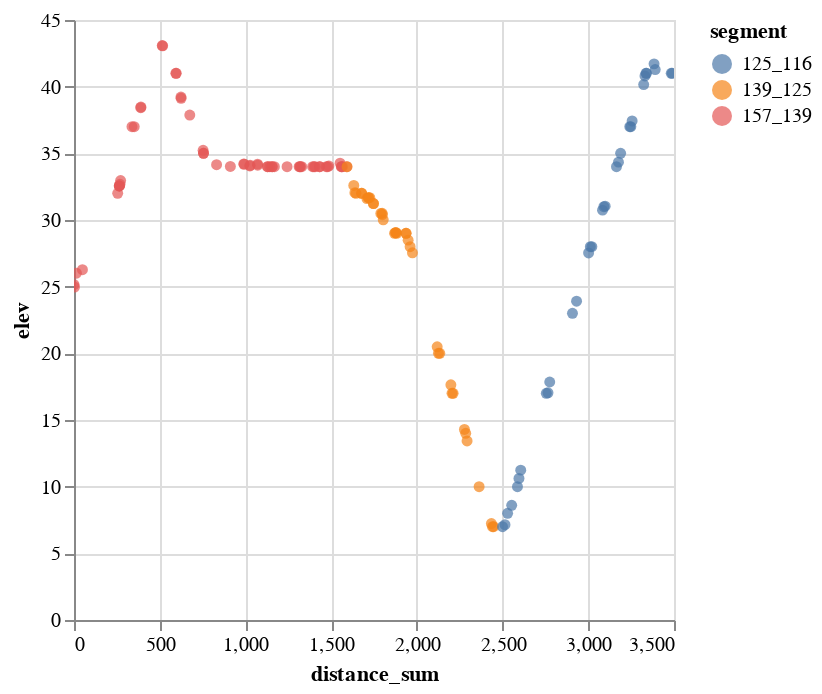

The notebook cell saved with this chart:
### Code cell
alt.Chart(df_walk_broadway).mark_circle(size=30).encode(
    x='distance_sum',
    y='elev',
    color='segment:N',
    #tooltip=['lat', 'long', 'slope_angle']
).interactive()

### Figure 1 — Vega-Lite specification as saved in the notebook (floating-point values rounded to 4 significant figures)
{"config": {"view": {"continuousWidth": 300, "continuousHeight": 300}}, "data": {"name": "data-548b6bb8d6bd3e961d4a882d38be2682"}, "mark": {"type": "circle", "size": 30}, "encoding": {"color": {"field": "segment", "type": "nominal"}, "x": {"field": "distance_sum", "type": "quantitative"}, "y": {"field": "elev", "type": "quantitative"}}, "params": [{"name": "param_11", "select": {"type": "interval", "encodings": ["x", "y"]}, "bind": "scales"}], "$schema": "https://vega.github.io/schema/vega-lite/v5.8.0.json", "datasets": {"data-548b6bb8d6bd3e961d4a882d38be2682": [{"lat": 40.83, "long": -73.95, "elev": 25.16, "d_distance": 0.0, "d_height": 0.0, "slope": 0.0, "slope_angle": 0.0, "d_calories": 0.0, "calories_sum": 0.0, "distance_sum": 0.0, "segment": "157_139", "seg_id": 1}, {"lat": 40.83, "long": -73.95, "elev": 24.97, "d_distance": 2.787, "d_height": -0.19, "slope": -0.06817, "slope_angle": -3.9, "d_calories": 0.1294, "calories_sum": 0.1294, "distance_sum": 2.787, "segment": "157_139", "seg_id": 1}, {"lat": 40.83, "long": -73.95, "elev": 26.01, "d_distance": 11.45, "d_height": 1.04, "slope": 0.0908, "slope_angle": 5.188, "d_calories": 0.9388, "calories_sum": 1.068, "distance_sum": 14.24, "segment": "157_139", "seg_id": 1}, {"lat": 40.83, "long": -73.95, "elev": 26.27, "d_distance": 34.98, "d_height": 0.26, "slope": 0.007434, "slope_angle": 0.4259, "d_calories": 1.739, "calories_sum": 2.807, "distance_sum": 49.22, "segment": "157_139", "seg_id": 1}, {"lat": 40.83, "long": -73.95, "elev": 32.0, "d_distance": 205.7, "d_height": 5.73, "slope": 0.02786, "slope_angle": 1.596, "d_calories": 12.27, "calories_sum": 15.07, "distance_sum": 254.9, "segment": "157_139", "seg_id": 1}, {"lat": 40.83, "long": -73.95, "elev": 32.55, "d_distance": 9.511, "d_height": 0.55, "slope": 0.05783, "slope_angle": 3.31, "d_calories": 0.6685, "calories_sum": 15.74, "distance_sum": 264.4, "segment": "157_139", "seg_id": 1}, {"lat": 40.83, "long": -73.95, "elev": 32.55, "d_distance": 0.0, "d_height": 0.0, "slope": 0.0, "slope_angle": 0.0, "d_calories": 0.0, "calories_sum": 15.74, "distance_sum": 264.4, "segment": "157_139", "seg_id": 1}, {"lat": 40.83, "long": -73.95, "elev": 32.55, "d_distance": 0.0, "d_height": 0.0, "slope": 0.0, "slope_angle": 0.0, "d_calories": 0.0, "calories_sum": 15.74, "distance_sum": 264.4, "segment": "157_139", "seg_id": 1}, {"lat": 40.83, "long": -73.95, "elev": 32.68, "d_distance": 3.734, "d_height": 0.13, "slope": 0.03482, "slope_angle": 1.994, "d_calories": 0.2319, "calories_sum": 15.97, "distance_sum": 268.1, "segment": "157_139", "seg_id": 1}, {"lat": 40.83, "long": -73.95, "elev": 32.96, "d_distance": 3.734, "d_height": 0.28, "slope": 0.07499, "slope_angle": 4.289, "d_calories": 0.2852, "calories_sum": 16.26, "distance_sum": 271.9, "segment": "157_139", "seg_id": 1}, {"lat": 40.83, "long": -73.95, "elev": 37.0, "d_distance": 66.44, "d_height": 4.04, "slope": 0.06081, "slope_angle": 3.48, "d_calories": 4.74, "calories_sum": 21.0, "distance_sum": 338.3, "segment": "157_139", "seg_id": 1}, {"lat": 40.83, "long": -73.95, "elev": 37.0, "d_distance": 12.99, "d_height": 0.0, "slope": 0.0, "slope_angle": 0.0, "d_calories": 0.6459, "calories_sum": 21.64, "distance_sum": 351.3, "segment": "157_139", "seg_id": 1}, {"lat": 40.83, "long": -73.95, "elev": 38.42, "d_distance": 38.13, "d_height": 1.42, "slope": 0.03725, "slope_angle": 2.133, "d_calories": 2.401, "calories_sum": 24.05, "distance_sum": 389.4, "segment": "157_139", "seg_id": 1}, {"lat": 40.83, "long": -73.95, "elev": 38.47, "d_distance": 1.111, "d_height": 0.05, "slope": 0.04499, "slope_angle": 2.576, "d_calories": 0.07304, "calories_sum": 24.12, "distance_sum": 390.5, "segment": "157_139", "seg_id": 1}, {"lat": 40.83, "long": -73.95, "elev": 43.08, "d_distance": 124.2, "d_height": 4.61, "slope": 0.03712, "slope_angle": 2.126, "d_calories": 7.816, "calories_sum": 31.93, "distance_sum": 514.7, "segment": "157_139", "seg_id": 1}, {"lat": 40.83, "long": -73.95, "elev": 43.06, "d_distance": 2.376, "d_height": -0.02, "slope": -0.008417, "slope_angle": -0.4822, "d_calories": 0.1181, "calories_sum": 32.05, "distance_sum": 517.1, "segment": "157_139", "seg_id": 1}, {"lat": 40.83, "long": -73.95, "elev": 41.0, "d_distance": 77.08, "d_height": -2.06, "slope": -0.02673, "slope_angle": -1.531, "d_calories": 3.58, "calories_sum": 35.63, "distance_sum": 594.2, "segment": "157_139", "seg_id": 1}, {"lat": 40.83, "long": -73.95, "elev": 41.0, "d_distance": 2.223, "d_height": 0.0, "slope": 0.0, "slope_angle": 0.0, "d_calories": 0.1105, "calories_sum": 35.74, "distance_sum": 596.4, "segment": "157_139", "seg_id": 1}, {"lat": 40.83, "long": -73.95, "elev": 39.22, "d_distance": 27.51, "d_height": -1.78, "slope": -0.06471, "slope_angle": -3.702, "d_calories": 1.277, "calories_sum": 37.02, "distance_sum": 623.9, "segment": "157_139", "seg_id": 1}, {"lat": 40.83, "long": -73.95, "elev": 39.13, "d_distance": 0.8408, "d_height": -0.09, "slope": -0.107, "slope_angle": -6.11, "d_calories": 0.03905, "calories_sum": 37.06, "distance_sum": 624.7, "segment": "157_139", "seg_id": 1}, {"lat": 40.83, "long": -73.95, "elev": 37.87, "d_distance": 50.7, "d_height": -1.26, "slope": -0.02485, "slope_angle": -1.424, "d_calories": 2.354, "calories_sum": 39.41, "distance_sum": 675.4, "segment": "157_139", "seg_id": 1}, {"lat": 40.83, "long": -73.95, "elev": 35.23, "d_distance": 77.63, "d_height": -2.64, "slope": -0.03401, "slope_angle": -1.948, "d_calories": 3.605, "calories_sum": 43.02, "distance_sum": 753.1, "segment": "157_139", "seg_id": 1}, {"lat": 40.83, "long": -73.95, "elev": 35.0, "d_distance": 2.376, "d_height": -0.23, "slope": -0.09679, "slope_angle": -5.529, "d_calories": 0.1103, "calories_sum": 43.13, "distance_sum": 755.5, "segment": "157_139", "seg_id": 1}, {"lat": 40.83, "long": -73.95, "elev": 35.0, "d_distance": 0.0, "d_height": 0.0, "slope": 0.0, "slope_angle": 0.0, "d_calories": 0.0, "calories_sum": 43.13, "distance_sum": 755.5, "segment": "157_139", "seg_id": 1}, {"lat": 40.83, "long": -73.95, "elev": 34.15, "d_distance": 76.25, "d_height": -0.85, "slope": -0.01115, "slope_angle": -0.6387, "d_calories": 3.791, "calories_sum": 46.92, "distance_sum": 831.7, "segment": "157_139", "seg_id": 1}, {"lat": 40.83, "long": -73.95, "elev": 34.02, "d_distance": 80.39, "d_height": -0.13, "slope": -0.001617, "slope_angle": -0.09265, "d_calories": 3.997, "calories_sum": 50.92, "distance_sum": 912.1, "segment": "157_139", "seg_id": 1}, {"lat": 40.83, "long": -73.95, "elev": 34.21, "d_distance": 78.6, "d_height": 0.19, "slope": 0.002417, "slope_angle": 0.1385, "d_calories": 3.908, "calories_sum": 54.83, "distance_sum": 990.7, "segment": "157_139", "seg_id": 1}, {"lat": 40.83, "long": -73.95, "elev": 34.18, "d_distance": 1.394, "d_height": -0.03, "slope": -0.02153, "slope_angle": -1.233, "d_calories": 0.06471, "calories_sum": 54.89, "distance_sum": 992.1, "segment": "157_139", "seg_id": 1}, {"lat": 40.83, "long": -73.95, "elev": 34.05, "d_distance": 33.99, "d_height": -0.13, "slope": -0.003824, "slope_angle": -0.2191, "d_calories": 1.69, "calories_sum": 56.58, "distance_sum": 1026.0, "segment": "157_139", "seg_id": 1}, {"lat": 40.83, "long": -73.95, "elev": 34.1, "d_distance": 1.394, "d_height": 0.05, "slope": 0.03588, "slope_angle": 2.055, "d_calories": 0.08708, "calories_sum": 56.67, "distance_sum": 1027.0, "segment": "157_139", "seg_id": 1}, {"lat": 40.83, "long": -73.95, "elev": 34.19, "d_distance": 43.24, "d_height": 0.09, "slope": 0.002082, "slope_angle": 0.1193, "d_calories": 2.15, "calories_sum": 58.82, "distance_sum": 1071.0, "segment": "157_139", "seg_id": 1}, {"lat": 40.83, "long": -73.95, "elev": 34.11, "d_distance": 0.8409, "d_height": -0.08, "slope": -0.09514, "slope_angle": -5.435, "d_calories": 0.03905, "calories_sum": 58.86, "distance_sum": 1072.0, "segment": "157_139", "seg_id": 1}, {"lat": 40.83, "long": -73.95, "elev": 34.0, "d_distance": 57.19, "d_height": -0.11, "slope": -0.001923, "slope_angle": -0.1102, "d_calories": 2.843, "calories_sum": 61.7, "distance_sum": 1129.0, "segment": "157_139", "seg_id": 1}, {"lat": 40.83, "long": -73.95, "elev": 34.0, "d_distance": 1.111, "d_height": 0.0, "slope": 0.0, "slope_angle": 0.0, "d_calories": 0.05525, "calories_sum": 61.76, "distance_sum": 1130.0, "segment": "157_139", "seg_id": 1}, {"lat": 40.83, "long": -73.95, "elev": 34.0, "d_distance": 12.99, "d_height": 0.0, "slope": 0.0, "slope_angle": 0.0, "d_calories": 0.6459, "calories_sum": 62.4, "distance_sum": 1143.0, "segment": "157_139", "seg_id": 1}, {"lat": 40.83, "long": -73.95, "elev": 34.0, "d_distance": 12.58, "d_height": 0.0, "slope": 0.0, "slope_angle": 0.0, "d_calories": 0.6252, "calories_sum": 63.03, "distance_sum": 1155.0, "segment": "157_139", "seg_id": 1}, {"lat": 40.83, "long": -73.95, "elev": 34.0, "d_distance": 0.8409, "d_height": 0.0, "slope": 0.0, "slope_angle": 0.0, "d_calories": 0.04181, "calories_sum": 63.07, "distance_sum": 1156.0, "segment": "157_139", "seg_id": 1}, {"lat": 40.83, "long": -73.95, "elev": 34.0, "d_distance": 12.58, "d_height": 0.0, "slope": 0.0, "slope_angle": 0.0, "d_calories": 0.6252, "calories_sum": 63.69, "distance_sum": 1169.0, "segment": "157_139", "seg_id": 1}, {"lat": 40.83, "long": -73.95, "elev": 34.0, "d_distance": 74.08, "d_height": 0.0, "slope": 0.0, "slope_angle": 0.0, "d_calories": 3.683, "calories_sum": 67.38, "distance_sum": 1243.0, "segment": "157_139", "seg_id": 1}, {"lat": 40.83, "long": -73.95, "elev": 34.0, "d_distance": 70.17, "d_height": 0.0, "slope": 0.0, "slope_angle": 0.0, "d_calories": 3.489, "calories_sum": 70.87, "distance_sum": 1313.0, "segment": "157_139", "seg_id": 1}, {"lat": 40.83, "long": -73.95, "elev": 34.0, "d_distance": 5.111, "d_height": 0.0, "slope": 0.0, "slope_angle": 0.0, "d_calories": 0.2541, "calories_sum": 71.12, "distance_sum": 1318.0, "segment": "157_139", "seg_id": 1}, {"lat": 40.83, "long": -73.95, "elev": 34.0, "d_distance": 2.376, "d_height": 0.0, "slope": 0.0, "slope_angle": 0.0, "d_calories": 0.1181, "calories_sum": 71.24, "distance_sum": 1321.0, "segment": "157_139", "seg_id": 1}, {"lat": 40.83, "long": -73.95, "elev": 34.0, "d_distance": 7.882, "d_height": 0.0, "slope": 0.0, "slope_angle": 0.0, "d_calories": 0.3919, "calories_sum": 71.63, "distance_sum": 1328.0, "segment": "157_139", "seg_id": 1}, {"lat": 40.82, "long": -73.95, "elev": 34.0, "d_distance": 63.27, "d_height": 0.0, "slope": 0.0, "slope_angle": 0.0, "d_calories": 3.146, "calories_sum": 74.78, "distance_sum": 1392.0, "segment": "157_139", "seg_id": 1}, {"lat": 40.82, "long": -73.95, "elev": 34.0, "d_distance": 7.882, "d_height": 0.0, "slope": 0.0, "slope_angle": 0.0, "d_calories": 0.3919, "calories_sum": 75.17, "distance_sum": 1400.0, "segment": "157_139", "seg_id": 1}, {"lat": 40.82, "long": -73.95, "elev": 34.0, "d_distance": 6.495, "d_height": 0.0, "slope": 0.0, "slope_angle": 0.0, "d_calories": 0.3229, "calories_sum": 75.49, "distance_sum": 1406.0, "segment": "157_139", "seg_id": 1}, {"lat": 40.82, "long": -73.95, "elev": 34.0, "d_distance": 26.53, "d_height": 0.0, "slope": 0.0, "slope_angle": 0.0, "d_calories": 1.319, "calories_sum": 76.81, "distance_sum": 1433.0, "segment": "157_139", "seg_id": 1}, {"lat": 40.82, "long": -73.95, "elev": 34.0, "d_distance": 1.111, "d_height": 0.0, "slope": 0.0, "slope_angle": 0.0, "d_calories": 0.05525, "calories_sum": 76.86, "distance_sum": 1434.0, "segment": "157_139", "seg_id": 1}, {"lat": 40.82, "long": -73.95, "elev": 34.0, "d_distance": 38.13, "d_height": 0.0, "slope": 0.0, "slope_angle": 0.0, "d_calories": 1.896, "calories_sum": 78.76, "distance_sum": 1472.0, "segment": "157_139", "seg_id": 1}, {"lat": 40.82, "long": -73.95, "elev": 34.0, "d_distance": 7.882, "d_height": 0.0, "slope": 0.0, "slope_angle": 0.0, "d_calories": 0.3919, "calories_sum": 79.15, "distance_sum": 1480.0, "segment": "157_139", "seg_id": 1}, {"lat": 40.82, "long": -73.95, "elev": 34.05, "d_distance": 7.129, "d_height": 0.05, "slope": 0.007014, "slope_angle": 0.4019, "d_calories": 0.3544, "calories_sum": 79.51, "distance_sum": 1487.0, "segment": "157_139", "seg_id": 1}, {"lat": 40.82, "long": -73.95, "elev": 34.26, "d_distance": 65.06, "d_height": 0.21, "slope": 0.003228, "slope_angle": 0.1849, "d_calories": 3.235, "calories_sum": 82.74, "distance_sum": 1552.0, "segment": "157_139", "seg_id": 1}, {"lat": 40.82, "long": -73.95, "elev": 34.0, "d_distance": 7.468, "d_height": -0.26, "slope": -0.03482, "slope_angle": -1.994, "d_calories": 0.3468, "calories_sum": 83.09, "distance_sum": 1559.0, "segment": "157_139", "seg_id": 1}, {"lat": 40.82, "long": -73.95, "elev": 34.0, "d_distance": 1.394, "d_height": 0.0, "slope": 0.0, "slope_angle": 0.0, "d_calories": 0.06929, "calories_sum": 83.16, "distance_sum": 1561.0, "segment": "157_139", "seg_id": 1}, {"lat": 40.82, "long": -73.95, "elev": 34.0, "d_distance": 5.111, "d_height": 0.0, "slope": 0.0, "slope_angle": 0.0, "d_calories": 0.2541, "calories_sum": 83.41, "distance_sum": 1566.0, "segment": "157_139", "seg_id": 1}, {"lat": 40.82, "long": -73.95, "elev": 34.0, "d_distance": 25.56, "d_height": 0.0, "slope": 0.0, "slope_angle": 0.0, "d_calories": 1.271, "calories_sum": 84.68, "distance_sum": 1591.0, "segment": "157_139", "seg_id": 1}, {"lat": 40.82, "long": -73.95, "elev": 34.0, "d_distance": 1.111, "d_height": 0.0, "slope": 0.0, "slope_angle": 0.0, "d_calories": 0.05525, "calories_sum": 84.74, "distance_sum": 1593.0, "segment": "139_125", "seg_id": 2}, {"lat": 40.82, "long": -73.95, "elev": 32.59, "d_distance": 39.51, "d_height": -1.41, "slope": -0.03569, "slope_angle": -2.044, "d_calories": 1.835, "calories_sum": 86.57, "distance_sum": 1632.0, "segment": "139_125", "seg_id": 2}, {"lat": 40.82, "long": -73.95, "elev": 32.05, "d_distance": 6.495, "d_height": -0.54, "slope": -0.08314, "slope_angle": -4.753, "d_calories": 0.3016, "calories_sum": 86.87, "distance_sum": 1639.0, "segment": "139_125", "seg_id": 2}, {"lat": 40.82, "long": -73.95, "elev": 32.0, "d_distance": 6.495, "d_height": -0.05, "slope": -0.007698, "slope_angle": -0.4411, "d_calories": 0.3229, "calories_sum": 87.2, "distance_sum": 1645.0, "segment": "139_125", "seg_id": 2}, {"lat": 40.82, "long": -73.95, "elev": 32.0, "d_distance": 33.02, "d_height": 0.0, "slope": 0.0, "slope_angle": 0.0, "d_calories": 1.642, "calories_sum": 88.84, "distance_sum": 1678.0, "segment": "139_125", "seg_id": 2}, {"lat": 40.82, "long": -73.95, "elev": 32.0, "d_distance": 0.0, "d_height": 0.0, "slope": 0.0, "slope_angle": 0.0, "d_calories": 0.0, "calories_sum": 88.84, "distance_sum": 1678.0, "segment": "139_125", "seg_id": 2}, {"lat": 40.82, "long": -73.95, "elev": 31.61, "d_distance": 30.67, "d_height": -0.39, "slope": -0.01272, "slope_angle": -0.7286, "d_calories": 1.525, "calories_sum": 90.36, "distance_sum": 1709.0, "segment": "139_125", "seg_id": 2}, {"lat": 40.82, "long": -73.95, "elev": 31.67, "d_distance": 8.842, "d_height": 0.06, "slope": 0.006785, "slope_angle": 0.3888, "d_calories": 0.4396, "calories_sum": 90.8, "distance_sum": 1718.0, "segment": "139_125", "seg_id": 2}, {"lat": 40.82, "long": -73.95, "elev": 31.67, "d_distance": 0.0, "d_height": 0.0, "slope": 0.0, "slope_angle": 0.0, "d_calories": 0.0, "calories_sum": 90.8, "distance_sum": 1718.0, "segment": "139_125", "seg_id": 2}, {"lat": 40.82, "long": -73.95, "elev": 31.67, "d_distance": 7.883, "d_height": 0.0, "slope": 0.0, "slope_angle": 0.0, "d_calories": 0.3919, "calories_sum": 91.19, "distance_sum": 1725.0, "segment": "139_125", "seg_id": 2}, {"lat": 40.82, "long": -73.95, "elev": 31.23, "d_distance": 21.42, "d_height": -0.44, "slope": -0.02054, "slope_angle": -1.177, "d_calories": 0.9946, "calories_sum": 92.19, "distance_sum": 1747.0, "segment": "139_125", "seg_id": 2}, {"lat": 40.82, "long": -73.95, "elev": 31.23, "d_distance": 0.0, "d_height": 0.0, "slope": 0.0, "slope_angle": 0.0, "d_calories": 0.0, "calories_sum": 92.19, "distance_sum": 1747.0, "segment": "139_125", "seg_id": 2}, {"lat": 40.82, "long": -73.95, "elev": 30.49, "d_distance": 42.84, "d_height": -0.74, "slope": -0.01728, "slope_angle": -0.9897, "d_calories": 2.13, "calories_sum": 94.32, "distance_sum": 1790.0, "segment": "139_125", "seg_id": 2}, {"lat": 40.82, "long": -73.95, "elev": 30.5, "d_distance": 7.883, "d_height": 0.01, "slope": 0.001269, "slope_angle": 0.07269, "d_calories": 0.3919, "calories_sum": 94.71, "distance_sum": 1798.0, "segment": "139_125", "seg_id": 2}, {"lat": 40.82, "long": -73.95, "elev": 30.4, "d_distance": 1.111, "d_height": -0.1, "slope": -0.08999, "slope_angle": -5.142, "d_calories": 0.05161, "calories_sum": 94.76, "distance_sum": 1799.0, "segment": "139_125", "seg_id": 2}, {"lat": 40.82, "long": -73.95, "elev": 30.01, "d_distance": 5.111, "d_height": -0.39, "slope": -0.07631, "slope_angle": -4.364, "d_calories": 0.2374, "calories_sum": 95.0, "distance_sum": 1804.0, "segment": "139_125", "seg_id": 2}, {"lat": 40.82, "long": -73.95, "elev": 29.0, "d_distance": 66.03, "d_height": -1.01, "slope": -0.0153, "slope_angle": -0.8763, "d_calories": 3.283, "calories_sum": 98.28, "distance_sum": 1870.0, "segment": "139_125", "seg_id": 2}, {"lat": 40.82, "long": -73.95, "elev": 29.05, "d_distance": 6.102, "d_height": 0.05, "slope": 0.008194, "slope_angle": 0.4695, "d_calories": 0.3034, "calories_sum": 98.59, "distance_sum": 1876.0, "segment": "139_125", "seg_id": 2}, {"lat": 40.82, "long": -73.95, "elev": 29.06, "d_distance": 1.394, "d_height": 0.01, "slope": 0.007176, "slope_angle": 0.4111, "d_calories": 0.06929, "calories_sum": 98.66, "distance_sum": 1877.0, "segment": "139_125", "seg_id": 2}, {"lat": 40.82, "long": -73.95, "elev": 29.0, "d_distance": 5.111, "d_height": -0.06, "slope": -0.01174, "slope_angle": -0.6726, "d_calories": 0.2541, "calories_sum": 98.91, "distance_sum": 1882.0, "segment": "139_125", "seg_id": 2}, {"lat": 40.82, "long": -73.96, "elev": 29.0, "d_distance": 53.87, "d_height": 0.0, "slope": 0.0, "slope_angle": 0.0, "d_calories": 2.679, "calories_sum": 101.6, "distance_sum": 1936.0, "segment": "139_125", "seg_id": 2}, {"lat": 40.82, "long": -73.96, "elev": 29.0, "d_distance": 1.111, "d_height": 0.0, "slope": 0.0, "slope_angle": 0.0, "d_calories": 0.05525, "calories_sum": 101.6, "distance_sum": 1937.0, "segment": "139_125", "seg_id": 2}, {"lat": 40.82, "long": -73.96, "elev": 28.49, "d_distance": 11.61, "d_height": -0.51, "slope": -0.04395, "slope_angle": -2.516, "d_calories": 0.5389, "calories_sum": 102.2, "distance_sum": 1949.0, "segment": "139_125", "seg_id": 2}, {"lat": 40.82, "long": -73.96, "elev": 28.0, "d_distance": 11.61, "d_height": -0.49, "slope": -0.04222, "slope_angle": -2.418, "d_calories": 0.5389, "calories_sum": 102.7, "distance_sum": 1961.0, "segment": "139_125", "seg_id": 2}, {"lat": 40.82, "long": -73.96, "elev": 27.54, "d_distance": 13.57, "d_height": -0.46, "slope": -0.0339, "slope_angle": -1.942, "d_calories": 0.6301, "calories_sum": 103.4, "distance_sum": 1974.0, "segment": "139_125", "seg_id": 2}, {"lat": 40.82, "long": -73.96, "elev": 20.49, "d_distance": 144.2, "d_height": -7.05, "slope": -0.04888, "slope_angle": -2.798, "d_calories": 6.698, "calories_sum": 110.0, "distance_sum": 2118.0, "segment": "139_125", "seg_id": 2}, {"lat": 40.82, "long": -73.96, "elev": 20.0, "d_distance": 7.468, "d_height": -0.49, "slope": -0.06561, "slope_angle": -3.754, "d_calories": 0.3468, "calories_sum": 110.4, "distance_sum": 2126.0, "segment": "139_125", "seg_id": 2}, {"lat": 40.82, "long": -73.96, "elev": 20.0, "d_distance": 7.883, "d_height": 0.0, "slope": 0.0, "slope_angle": 0.0, "d_calories": 0.3919, "calories_sum": 110.8, "distance_sum": 2134.0, "segment": "139_125", "seg_id": 2}, {"lat": 40.82, "long": -73.96, "elev": 17.64, "d_distance": 64.65, "d_height": -2.36, "slope": -0.0365, "slope_angle": -2.09, "d_calories": 3.002, "calories_sum": 113.8, "distance_sum": 2198.0, "segment": "139_125", "seg_id": 2}, {"lat": 40.82, "long": -73.96, "elev": 17.0, "d_distance": 6.495, "d_height": -0.64, "slope": -0.09853, "slope_angle": -5.627, "d_calories": 0.3016, "calories_sum": 114.1, "distance_sum": 2205.0, "segment": "139_125", "seg_id": 2}, {"lat": 40.82, "long": -73.96, "elev": 17.0, "d_distance": 6.495, "d_height": 0.0, "slope": 0.0, "slope_angle": 0.0, "d_calories": 0.3229, "calories_sum": 114.4, "distance_sum": 2211.0, "segment": "139_125", "seg_id": 2}, {"lat": 40.82, "long": -73.96, "elev": 14.29, "d_distance": 66.03, "d_height": -2.71, "slope": -0.04104, "slope_angle": -2.35, "d_calories": 3.067, "calories_sum": 117.5, "distance_sum": 2278.0, "segment": "139_125", "seg_id": 2}, {"lat": 40.82, "long": -73.96, "elev": 14.0, "d_distance": 7.468, "d_height": -0.29, "slope": -0.03883, "slope_angle": -2.224, "d_calories": 0.3468, "calories_sum": 117.8, "distance_sum": 2285.0, "segment": "139_125", "seg_id": 2}, {"lat": 40.82, "long": -73.96, "elev": 13.43, "d_distance": 7.883, "d_height": -0.57, "slope": -0.07231, "slope_angle": -4.136, "d_calories": 0.3661, "calories_sum": 118.2, "distance_sum": 2293.0, "segment": "139_125", "seg_id": 2}, {"lat": 40.82, "long": -73.96, "elev": 10.0, "d_distance": 70.34, "d_height": -3.43, "slope": -0.04876, "slope_angle": -2.792, "d_calories": 3.267, "calories_sum": 121.5, "distance_sum": 2363.0, "segment": "139_125", "seg_id": 2}, {"lat": 40.82, "long": -73.96, "elev": 7.23, "d_distance": 71.56, "d_height": -2.77, "slope": -0.03871, "slope_angle": -2.217, "d_calories": 3.323, "calories_sum": 124.8, "distance_sum": 2435.0, "segment": "139_125", "seg_id": 2}, {"lat": 40.82, "long": -73.96, "elev": 7.0, "d_distance": 6.495, "d_height": -0.23, "slope": -0.03541, "slope_angle": -2.028, "d_calories": 0.3016, "calories_sum": 125.1, "distance_sum": 2441.0, "segment": "139_125", "seg_id": 2}, {"lat": 40.82, "long": -73.96, "elev": 7.0, "d_distance": 6.495, "d_height": 0.0, "slope": 0.0, "slope_angle": 0.0, "d_calories": 0.3229, "calories_sum": 125.4, "distance_sum": 2448.0, "segment": "139_125", "seg_id": 2}, {"lat": 40.82, "long": -73.96, "elev": 7.0, "d_distance": 51.96, "d_height": 0.0, "slope": 0.0, "slope_angle": 0.0, "d_calories": 2.584, "calories_sum": 128.0, "distance_sum": 2500.0, "segment": "125_116", "seg_id": 3}, {"lat": 40.82, "long": -73.96, "elev": 7.15, "d_distance": 14.38, "d_height": 0.15, "slope": 0.01043, "slope_angle": 0.5977, "d_calories": 0.7149, "calories_sum": 128.7, "distance_sum": 2514.0, "segment": "125_116", "seg_id": 3}, {"lat": 40.82, "long": -73.96, "elev": 8.0, "d_distance": 15.33, "d_height": 0.85, "slope": 0.05543, "slope_angle": 3.173, "d_calories": 1.065, "calories_sum": 129.8, "distance_sum": 2529.0, "segment": "125_116", "seg_id": 3}, {"lat": 40.82, "long": -73.96, "elev": 8.6, "d_distance": 23.78, "d_height": 0.6, "slope": 0.02523, "slope_angle": 1.446, "d_calories": 1.396, "calories_sum": 131.2, "distance_sum": 2553.0, "segment": "125_116", "seg_id": 3}, {"lat": 40.82, "long": -73.96, "elev": 10.0, "d_distance": 33.61, "d_height": 1.4, "slope": 0.04166, "slope_angle": 2.385, "d_calories": 2.169, "calories_sum": 133.3, "distance_sum": 2587.0, "segment": "125_116", "seg_id": 3}, {"lat": 40.82, "long": -73.96, "elev": 10.62, "d_distance": 8.843, "d_height": 0.62, "slope": 0.07011, "slope_angle": 4.011, "d_calories": 0.6601, "calories_sum": 134.0, "distance_sum": 2596.0, "segment": "125_116", "seg_id": 3}, {"lat": 40.82, "long": -73.96, "elev": 11.24, "d_distance": 10.22, "d_height": 0.62, "slope": 0.06065, "slope_angle": 3.471, "d_calories": 0.7288, "calories_sum": 134.7, "distance_sum": 2606.0, "segment": "125_116", "seg_id": 3}, {"lat": 40.81, "long": -73.96, "elev": 17.0, "d_distance": 149.2, "d_height": 5.76, "slope": 0.03861, "slope_angle": 2.211, "d_calories": 9.468, "calories_sum": 144.2, "distance_sum": 2755.0, "segment": "125_116", "seg_id": 3}, {"lat": 40.81, "long": -73.96, "elev": 17.04, "d_distance": 9.834, "d_height": 0.04, "slope": 0.004067, "slope_angle": 0.233, "d_calories": 0.489, "calories_sum": 144.7, "distance_sum": 2765.0, "segment": "125_116", "seg_id": 3}, {"lat": 40.81, "long": -73.96, "elev": 17.85, "d_distance": 10.22, "d_height": 0.81, "slope": 0.07924, "slope_angle": 4.531, "d_calories": 0.7961, "calories_sum": 145.5, "distance_sum": 2775.0, "segment": "125_116", "seg_id": 3}, {"lat": 40.81, "long": -73.96, "elev": 23.0, "d_distance": 132.6, "d_height": 5.15, "slope": 0.03883, "slope_angle": 2.223, "d_calories": 8.428, "calories_sum": 153.9, "distance_sum": 2908.0, "segment": "125_116", "seg_id": 3}, {"lat": 40.81, "long": -73.96, "elev": 23.91, "d_distance": 23.78, "d_height": 0.91, "slope": 0.03827, "slope_angle": 2.192, "d_calories": 1.506, "calories_sum": 155.4, "distance_sum": 2932.0, "segment": "125_116", "seg_id": 3}, {"lat": 40.81, "long": -73.96, "elev": 27.53, "d_distance": 70.18, "d_height": 3.62, "slope": 0.05158, "slope_angle": 2.953, "d_calories": 4.777, "calories_sum": 160.2, "distance_sum": 3002.0, "segment": "125_116", "seg_id": 3}, {"lat": 40.81, "long": -73.96, "elev": 28.0, "d_distance": 10.22, "d_height": 0.47, "slope": 0.04598, "slope_angle": 2.632, "d_calories": 0.6755, "calories_sum": 160.9, "distance_sum": 3012.0, "segment": "125_116", "seg_id": 3}, {"lat": 40.81, "long": -73.96, "elev": 28.0, "d_distance": 8.843, "d_height": 0.0, "slope": 0.0, "slope_angle": 0.0, "d_calories": 0.4397, "calories_sum": 161.3, "distance_sum": 3021.0, "segment": "125_116", "seg_id": 3}, {"lat": 40.81, "long": -73.96, "elev": 30.74, "d_distance": 62.3, "d_height": 2.74, "slope": 0.04398, "slope_angle": 2.518, "d_calories": 4.073, "calories_sum": 165.4, "distance_sum": 3083.0, "segment": "125_116", "seg_id": 3}, {"lat": 40.81, "long": -73.96, "elev": 31.0, "d_distance": 7.883, "d_height": 0.26, "slope": 0.03298, "slope_angle": 1.889, "d_calories": 0.4845, "calories_sum": 165.9, "distance_sum": 3091.0, "segment": "125_116", "seg_id": 3}, {"lat": 40.81, "long": -73.96, "elev": 31.04, "d_distance": 7.468, "d_height": 0.04, "slope": 0.005356, "slope_angle": 0.3069, "d_calories": 0.3713, "calories_sum": 166.2, "distance_sum": 3098.0, "segment": "125_116", "seg_id": 3}, {"lat": 40.81, "long": -73.96, "elev": 34.0, "d_distance": 66.03, "d_height": 2.96, "slope": 0.04482, "slope_angle": 2.567, "d_calories": 4.337, "calories_sum": 170.6, "distance_sum": 3164.0, "segment": "125_116", "seg_id": 3}, {"lat": 40.81, "long": -73.96, "elev": 34.34, "d_distance": 11.61, "d_height": 0.34, "slope": 0.0293, "slope_angle": 1.678, "d_calories": 0.6981, "calories_sum": 171.3, "distance_sum": 3176.0, "segment": "125_116", "seg_id": 3}, {"lat": 40.81, "long": -73.96, "elev": 35.0, "d_distance": 12.58, "d_height": 0.66, "slope": 0.05248, "slope_angle": 3.004, "d_calories": 0.8601, "calories_sum": 172.1, "distance_sum": 3189.0, "segment": "125_116", "seg_id": 3}, {"lat": 40.81, "long": -73.96, "elev": 37.0, "d_distance": 53.46, "d_height": 2.0, "slope": 0.03741, "slope_angle": 2.142, "d_calories": 3.37, "calories_sum": 175.5, "distance_sum": 3242.0, "segment": "125_116", "seg_id": 3}, {"lat": 40.81, "long": -73.96, "elev": 37.0, "d_distance": 6.102, "d_height": 0.0, "slope": 0.0, "slope_angle": 0.0, "d_calories": 0.3034, "calories_sum": 175.8, "distance_sum": 3248.0, "segment": "125_116", "seg_id": 3}, {"lat": 40.81, "long": -73.96, "elev": 37.43, "d_distance": 7.468, "d_height": 0.43, "slope": 0.05758, "slope_angle": 3.295, "d_calories": 0.5243, "calories_sum": 176.3, "distance_sum": 3256.0, "segment": "125_116", "seg_id": 3}, {"lat": 40.81, "long": -73.96, "elev": 40.16, "d_distance": 67.41, "d_height": 2.73, "slope": 0.0405, "slope_angle": 2.319, "d_calories": 4.324, "calories_sum": 180.6, "distance_sum": 3323.0, "segment": "125_116", "seg_id": 3}, {"lat": 40.81, "long": -73.96, "elev": 40.8, "d_distance": 7.468, "d_height": 0.64, "slope": 0.0857, "slope_angle": 4.898, "d_calories": 0.5987, "calories_sum": 181.2, "distance_sum": 3331.0, "segment": "125_116", "seg_id": 3}, {"lat": 40.81, "long": -73.96, "elev": 41.0, "d_distance": 6.102, "d_height": 0.2, "slope": 0.03277, "slope_angle": 1.877, "d_calories": 0.3746, "calories_sum": 181.6, "distance_sum": 3337.0, "segment": "125_116", "seg_id": 3}, {"lat": 40.81, "long": -73.96, "elev": 41.0, "d_distance": 2.787, "d_height": 0.0, "slope": 0.0, "slope_angle": 0.0, "d_calories": 0.1386, "calories_sum": 181.8, "distance_sum": 3339.0, "segment": "125_116", "seg_id": 3}, {"lat": 40.81, "long": -73.96, "elev": 41.71, "d_distance": 44.21, "d_height": 0.71, "slope": 0.01606, "slope_angle": 0.92, "d_calories": 2.198, "calories_sum": 184.0, "distance_sum": 3384.0, "segment": "125_116", "seg_id": 3}, {"lat": 40.81, "long": -73.96, "elev": 41.28, "d_distance": 6.495, "d_height": -0.43, "slope": -0.0662, "slope_angle": -3.787, "d_calories": 0.3016, "calories_sum": 184.3, "distance_sum": 3390.0, "segment": "125_116", "seg_id": 3}, {"lat": 40.81, "long": -73.96, "elev": 41.0, "d_distance": 93.54, "d_height": -0.28, "slope": -0.002993, "slope_angle": -0.1715, "d_calories": 4.651, "calories_sum": 188.9, "distance_sum": 3484.0, "segment": "125_116", "seg_id": 3}, {"lat": 40.81, "long": -73.96, "elev": 41.0, "d_distance": 6.048, "d_height": 0.0, "slope": 0.0, "slope_angle": 0.0, "d_calories": 0.3007, "calories_sum": 189.2, "distance_sum": 3490.0, "segment": "125_116", "seg_id": 3}]}}
